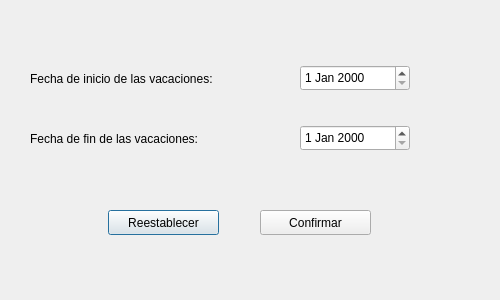
<?xml version="1.0" encoding="UTF-8"?>
<ui version="4.0">
 <class>request_vacations</class>
 <widget class="QDialog" name="request_vacations">
  <property name="geometry">
   <rect>
    <x>0</x>
    <y>0</y>
    <width>500</width>
    <height>300</height>
   </rect>
  </property>
  <property name="windowTitle">
   <string>Dialog</string>
  </property>
  <widget class="QLabel" name="label_start">
   <property name="geometry">
    <rect>
     <x>30</x>
     <y>70</y>
     <width>231</width>
     <height>17</height>
    </rect>
   </property>
   <property name="text">
    <string>Fecha de inicio de las vacaciones:</string>
   </property>
  </widget>
  <widget class="QDateEdit" name="start_date">
   <property name="geometry">
    <rect>
     <x>300</x>
     <y>65</y>
     <width>110</width>
     <height>26</height>
    </rect>
   </property>
  </widget>
  <widget class="QDateEdit" name="end_date">
   <property name="geometry">
    <rect>
     <x>300</x>
     <y>125</y>
     <width>110</width>
     <height>26</height>
    </rect>
   </property>
  </widget>
  <widget class="QLabel" name="label_end">
   <property name="geometry">
    <rect>
     <x>30</x>
     <y>130</y>
     <width>231</width>
     <height>17</height>
    </rect>
   </property>
   <property name="text">
    <string>Fecha de fin de las vacaciones:</string>
   </property>
  </widget>
  <widget class="QPushButton" name="reset">
   <property name="geometry">
    <rect>
     <x>108</x>
     <y>210</y>
     <width>111</width>
     <height>25</height>
    </rect>
   </property>
   <property name="text">
    <string>Reestablecer</string>
   </property>
  </widget>
  <widget class="QPushButton" name="confirm">
   <property name="geometry">
    <rect>
     <x>260</x>
     <y>210</y>
     <width>111</width>
     <height>25</height>
    </rect>
   </property>
   <property name="text">
    <string>Confirmar</string>
   </property>
  </widget>
 </widget>
 <resources/>
 <connections/>
</ui>
